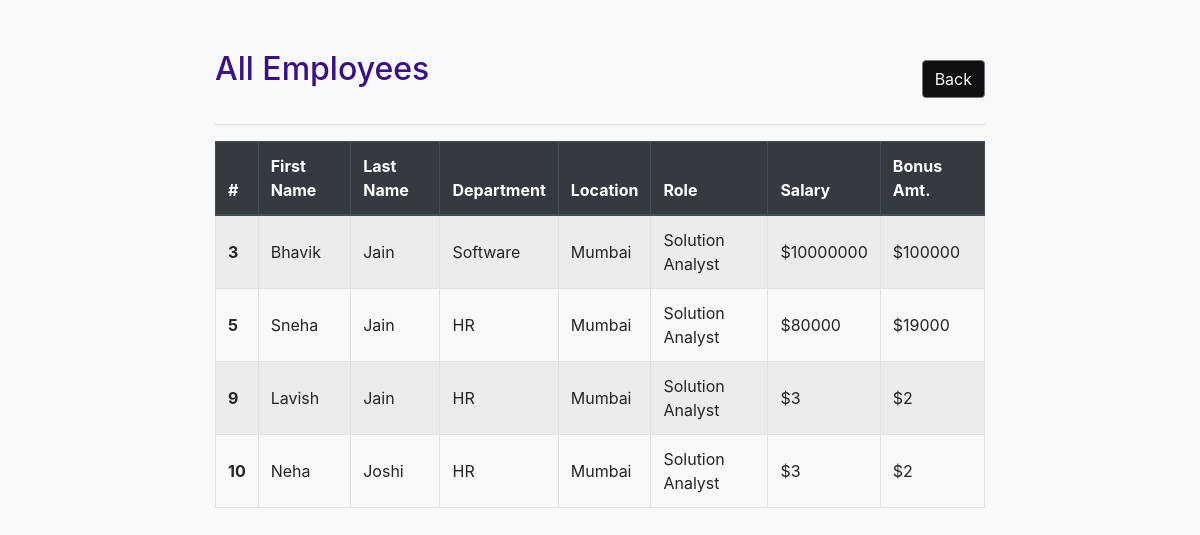
/employees/, run on the app's committed database.
### employee_app/models.py (models this page shows, shortened)
class Employee(models.Model):
    first_name = models.CharField(max_length = 100)
    last_name = models.CharField(max_length = 100, null= True)
    dept = models.ForeignKey(Department, on_delete = models.CASCADE)
    salary = models.IntegerField(default=0)
    bonus = models.IntegerField(default=0)
    role = models.ForeignKey(Role, on_delete = models.CASCADE)
    is_active = models.BooleanField(default=False)

class Department(models.Model):
    name = models.CharField(max_length = 100, null= False)
    location = models.CharField(max_length = 100)

class Role(models.Model):
    name = models.CharField(max_length = 100, null= False)

### employee_app/views.py (the view, shortened to what this page needs)
# urls.py: path('employees/', EmployeeListView.as_view(), name='employee-list'),
class EmployeeListView(APIView):
    def get(self, request):
        employees = Employee.objects.all()
        serializer = EmployeeSerializer(employees, many=True)
        return render(request, 'view_emp.html', {'emps': serializer.data})

### employee_app/templates/view_emp.html (shortened to what this page needs)
<!DOCTYPE html>
<html lang="en">
<head>
    <link rel="stylesheet" href="https://cdn.jsdelivr.net/npm/bootstrap@4.4.1/dist/css/bootstrap.min.css">
</head>
<body>
<div class="container">
    <div class="d-flex justify-content-between align-items-center">
        <h2>All Employees</h2>
        <a class="btn btn-back" href="/" role="button">Back</a>
    </div>
    <hr>
    <div class="table-responsive">
        <table class="table table-bordered table-striped">
            <thead class="thead-dark">
                <tr>
                    <th scope="col">#</th>
                    <th scope="col">First Name</th>
                    <th scope="col">Last Name</th>
                    <th scope="col">Department</th>
                    <th scope="col">Location</th>
                    <th scope="col">Role</th>
                    <th scope="col">Salary</th>
                    <th scope="col">Bonus Amt.</th>
                </tr>
            </thead>
            <tbody>
                {% for emp in emps %}
                <tr>
                    <th scope="row">{{ emp.id }}</th>
                    <td>{{ emp.first_name }}</td>
                    <td>{{ emp.last_name }}</td>
                    <td>{{ emp.dept.name }}</td>
                    <td>{{ emp.dept.location }}</td>
                    <td>{{ emp.role.name }}</td>
                    <td>${{ emp.salary }}</td>
                    <td>${{ emp.bonus }}</td>
                </tr>
                {% endfor %}
            </tbody>
        </table>
    </div>
</div>
</body>
</html>

### employee_app/templates/view_emp.html (style rules this page uses)
body { background-color: #f8f9fa; }
.container { max-width: 800px; margin: 0 auto; padding-top: 50px; }
h2 { color: #3b0f89; margin-bottom: 20px; }
.btn-back { background-color: #0d0f10; border-color: #6c757d; color: #f8f9fa; }
.table th, .table td { vertical-align: middle; }
.thead-dark th { background-color: #343a40; color: #fff; border-color: #454d55; }

### data on the page
Employee: id "3", first_name "Bhavik", last_name "Jain", dept.name "Software", dept.location "Mumbai", role.name "Solution Analyst", salary "10000000", bonus "100000"
Employee: id "5", first_name "Sneha", last_name "Jain", dept.name "HR", dept.location "Mumbai", role.name "Solution Analyst", salary "80000", bonus "19000"
Employee: id "9", first_name "Lavish", last_name "Jain", dept.name "HR", dept.location "Mumbai", role.name "Solution Analyst", salary "3", bonus "2"
Employee: id "10", first_name "Neha", last_name "Joshi", dept.name "HR", dept.location "Mumbai", role.name "Solution Analyst", salary "3", bonus "2"
